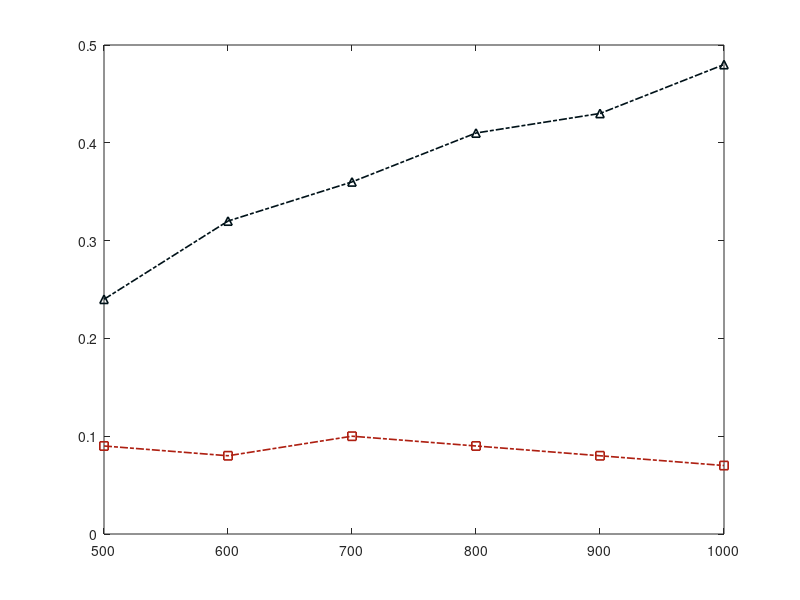

This chart was generated by the following MATLAB code: (Note: this script raises an error after producing the figure.)
close all
clear all
addpath('functions')
colors = {[0,18,25]/255,[9,147,150]/255,[238,155,0]/255,[174 32 18]/255};
figure
MR = [0.24 0.32 0.36 0.41 0.43 0.48]
ATD = [0.09 0.08 0.1 0.09 0.08 0.07]
plot(500:100:1000,MR,'-.^','Color',colors{1},'LineWidth',1.2)
 hold on 
plot(500:100:1000,ATD,'-.s','Color',colors{4},'LineWidth',1.2)
ylim([0 0.5])
xlim([500 1000])
yticks(0:0.1:0.5)
% xticks([10 100 1000])
fun_set_axis_size('Number of Tags','Error Rate',16,[420 300]);
legend('MR','ATD','Location','east')
grid on